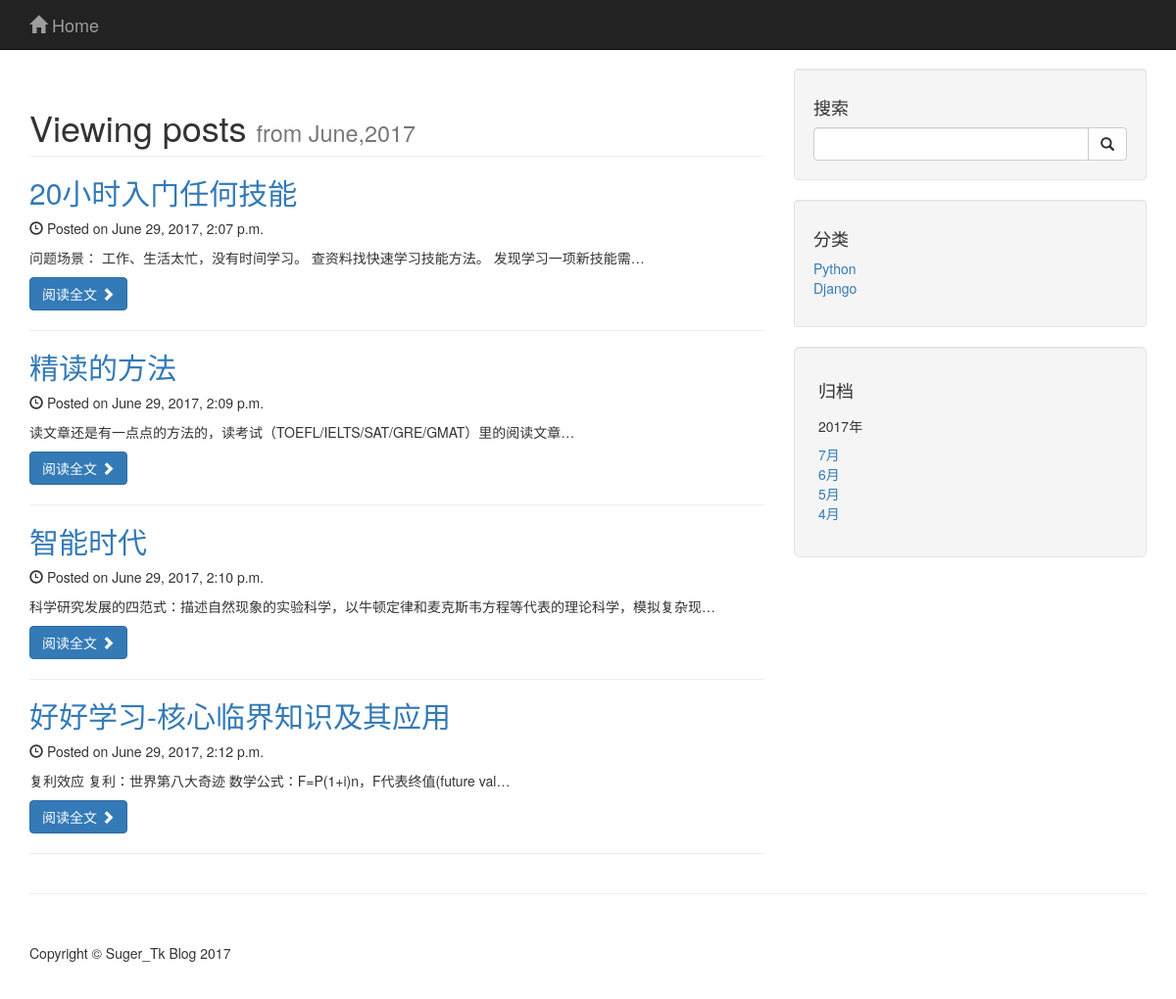
Page /blog/archives/2017/6/ on the committed database.
### blog/models.py (models this page shows, shortened)
class Blog(models.Model):
    title = models.CharField('标题', max_length = 32)
    author = models.CharField('作者', max_length = 16)
    content = models.TextField('正文')
    created = models.DateTimeField('发布时间', auto_now_add = True)
    category = models.ForeignKey(Category, verbose_name = '分类')
    tags = models.ManyToManyField(Tag, verbose_name = '标签')

### blog/views.py (the view)
# urls.py: url(r'^archives/(?P<year>\d+)/(?P<month>\d+)/$', views.archives, name = 'get_archives'),
def archives(request, year, month):
    blog_date_list = Blog.objects.filter(created__year=year, created__month=month)
    return render(request, 'archives.html', {'blog_date_list': blog_date_list})

### templates/archives.html
{% extends "base.html" %}
{% block content %}
<div class="col-lg-8">
    <h1 class="page-header">
        Viewing posts
        <small>from June,2017</small>
    </h1>
    {% for blog_date in blog_date_list %}
    <h2>
        <a href="{% url "get_detail" blog_id=blog_date.id %}">{{ blog_date.title }}</a>
    </h2>
    <p><span class="glyphicon glyphicon-time"></span> Posted on {{ blog_date.created }}</p>
    <p>{{ blog_date.content|truncatechars:50 }}</p>
    <a class="btn btn-primary" href="{% url "get_detail" blog_id=blog_date.id %}">阅读全文 <span class="glyphicon glyphicon-chevron-right"></span></a>
    <hr>
    {% endfor %}
</div>
{% endblock %}

### blog/static/blog/css/blog-home.css (style rules this page uses)
body { padding-top: 70px; }

### rows in the picture
Blog: title "20小时入门任何技能", created "June 29, 2017, 2:07 p.m.", content "问题场景： 工作、生活太忙，没有时间学习。 查资料找快速学习技能方法。 发现学习一项新技能需…"
Blog: title "精读的方法", created "June 29, 2017, 2:09 p.m.", content "读文章还是有一点点的方法的，读考试（TOEFL/IELTS/SAT/GRE/GMAT）里的阅读文章…"
Blog: title "智能时代", created "June 29, 2017, 2:10 p.m.", content "科学研究发展的四范式：描述自然现象的实验科学，以牛顿定律和麦克斯韦方程等代表的理论科学，模拟复杂现…"
Blog: title "好好学习-核心临界知识及其应用", created "June 29, 2017, 2:12 p.m.", content "复利效应 复利：世界第八大奇迹 数学公式：F=P(1+i)n，F代表终值(future val…"
